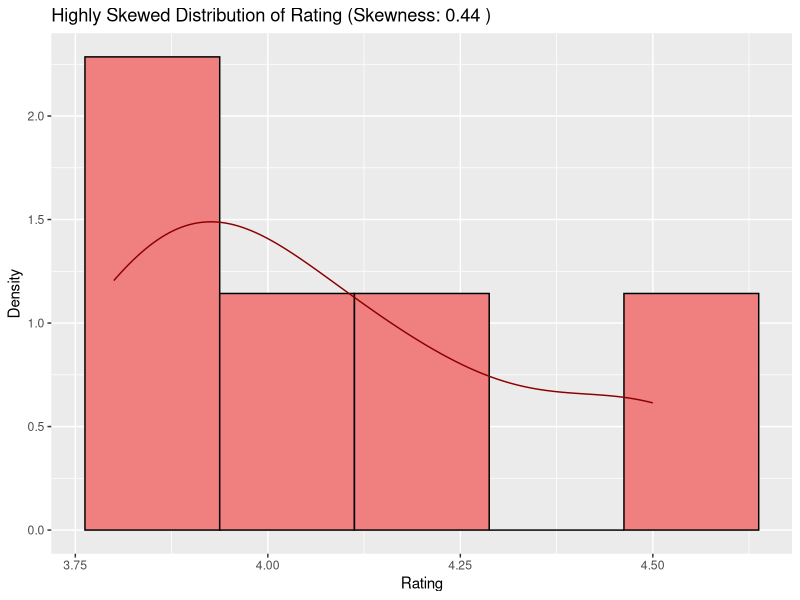

Recreate this plot in R.
library(ggplot2)
survey_data <- data.frame(
  Product = c("A", "B", "C", "D", "E"),
  Price = c(50, 70, 60, 45, 55),
  Rating = c(4.2, 3.8, 4.0, 4.5, 3.9),
  Age_Group = c("25-35", "35-45", "18-25", "45-55", "25-35")
)
library(e1071)
skew_price <- skewness(survey_data$Price)
skew_rating <- skewness(survey_data$Rating)
cat("Skewness for Price: ", skew_price, "\n")
cat("Skewness for Rating: ", skew_rating, "\n")
if (abs(skew_price) > abs(skew_rating)) {
  ggplot(survey_data, aes(x = Price)) +
    geom_histogram(aes(y = ..density..), bins = 5, fill = "lightblue", color = "black") +
    geom_density(color = "darkblue") +
    labs(title = paste("Highly Skewed Distribution of Price (Skewness:", round(skew_price, 2), ")"),
         x = "Price ($)", y = "Density")
} else {
  ggplot(survey_data, aes(x = Rating)) +
    geom_histogram(aes(y = ..density..), bins = 5, fill = "lightcoral", color = "black") +
    geom_density(color = "darkred") +
    labs(title = paste("Highly Skewed Distribution of Rating (Skewness:", round(skew_rating, 2), ")"),
         x = "Rating", y = "Density")
}
